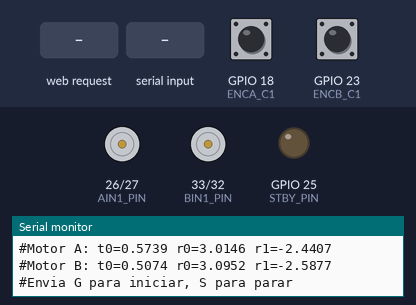
The sketch below on a simulated ESP32. Shown: motor-driver pin pairs drawn as motors (green arrow = first pin HIGH = forward, orange = second pin HIGH = backward, longer = more drive, scaled by the enable pin, stopped while the standby pin is LOW), output pins drawn as LEDs (lit = HIGH), the last lines printed to the serial monitor. The test bench sets the inputs (shaded band); at power-on: GPIO 18 (ENCA_C1) HIGH, GPIO 23 (ENCB_C1) HIGH.

Above: at 2.2 s.
2.3 s: HTTP request GET /start received
At 2.7 s:
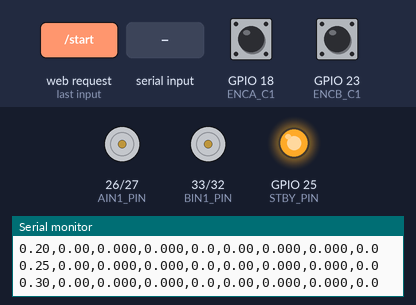
At 3.5 s:
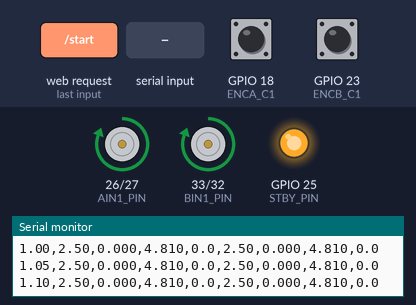
5.3 s: "S90\n" received over Serial
At 5.8 s:
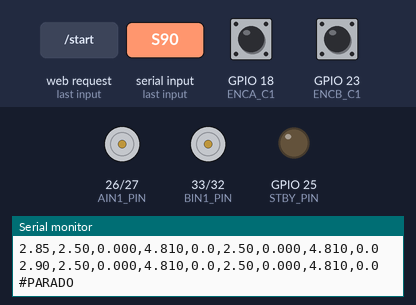
Timing chart, 0 to 8.3 s (numbered marks = the images above; inputs shaded):
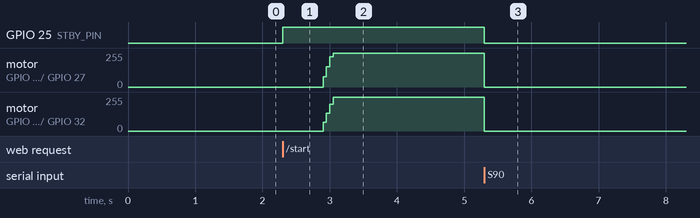

Measured:
- after the input at 2.3 s, GPIO 25 (STBY_PIN): LOW → HIGH at once; motor on GPIO 26 (AIN1_PIN) / GPIO 27 (AIN2_PIN), motor on GPIO 33 (BIN1_PIN) / GPIO 32 (BIN2_PIN): stopped → forward 255/255 after 0.60 s
- after the input at 5.3 s, GPIO 25 (STBY_PIN): HIGH → LOW after 0.00 s instead of 3.1 s

The sketch:

rst_esp32_wifi.ino
```cpp
#include <Arduino.h>
#include <math.h>
#include <WiFi.h>
#include <WebServer.h>

// =====================================================================
// LAB 6 - RST discreto en ESP32 + TB6612   (A = izquierdo, B = derecho)
// Ley de control:  u(k) = u(k-1) + t0*r(k-1) - r0*y(k) - r1*y(k-1)
//
// UNIDADES (iguales a tu identificacion):
//   u = voltaje PWM [V]            = pwm/255 * V_ALIMENTACION
//   y = voltaje equivalente [V]    = rpm / K_RPM_POR_V
//   r = referencia en voltaje equivalente [V]
//
// Comandos por Serial:  G = iniciar experimento   S = parar
// WiFi: red "MotorTest" (clave motores123) -> abrir http://192.168.4.1/
//       La pagina inicia el ensayo y grafica los dos motores en vivo.
// =====================================================================

// ---------- PINES TB6612 (iguales a tu codigo de identificacion) ----------
#define PWMA_PIN 14
#define AIN1_PIN 26
#define AIN2_PIN 27
#define STBY_PIN 25
#define PWMB_PIN 13
#define BIN1_PIN 33
#define BIN2_PIN 32

// ---------- ENCODERS (se cuenta cada flanco del canal C1) ----------
#define ENCA_C1 18
#define ENCB_C1 23
const double CPR_A = 69.8;     // cuentas por vuelta de salida
const double CPR_B = 78.3;

// ---------- CALIBRACION ----------
const double V_ALIM   = 4.81;    // alimentacion [V]
const double K_RPM_V_A = 516.1;  // rpm por voltio equivalente
const double K_RPM_V_B = 413.1;
#define PWM_FREQ 20000
#define PWM_RES  8

// ---------- PARAMETROS DEL DISENO (iguales a la simulacion) ----------
const double TS   = 0.05;   // periodo de muestreo [s]
const double ZETA = 0.8;
const double KTS  = 0.6;    // ts deseado = 0.6 * ts lazo abierto

// ---------- EXPERIMENTO (misma forma que en Simulink) ----------
const double REF_V   = 2.5;   // escalon de referencia [V equivalentes] (~1290 rpm en A)
const double T_REF   = 0.5;   // instante del escalon [s]
const double T_DIST  = 3.5;   // instante de la perturbacion [s]
const double DIST_V  = -0.5;  // perturbacion sumada al voltaje aplicado [V]
const double T_FIN   = 6.0;   // duracion total [s]

// ---------- WIFI (punto de acceso) ----------
const char* WIFI_SSID     = "MotorTest";
const char* WIFI_PASSWORD = "motores123";
WebServer server(80);

// ---------- BUFFER DE DATOS DEL ENSAYO ----------
struct Fila { float t, r, yA, uA, rpmA, yB, uB, rpmB; };
const int MAX_FILAS = 130;          // T_FIN/TS + 1 = 121 filas
Fila datos[MAX_FILAS];
volatile int nFilas = 0;

// ---------- ENCODER (conteo de flancos) ----------
volatile unsigned long cuentasA = 0, cuentasB = 0;
void IRAM_ATTR isrA() { cuentasA++; }
void IRAM_ATTR isrB() { cuentasB++; }

// ---------- MOTOR + CONTROLADOR ----------
struct Motor {
  int pinPWM, pinIN1, pinIN2;
  double K, tau;               // planta identificada
  double kRpmV, cpr;           // calibracion de velocidad
  double r0, r1, t0;           // coeficientes RST (se calculan en disenar())
  double uPrev, yPrev, rPrev;  // memoria del controlador
};

Motor motores[2] = {
  // PWM       IN1       IN2       K       tau     kRpmV      cpr    r0 r1 t0  u y r
  { PWMA_PIN, AIN1_PIN, AIN2_PIN, 0.7857, 0.4191, K_RPM_V_A, CPR_A, 0, 0, 0, 0, 0, 0 },  // A (izq)
  { PWMB_PIN, BIN1_PIN, BIN2_PIN, 0.7642, 0.4981, K_RPM_V_B, CPR_B, 0, 0, 0, 0, 0, 0 }   // B (der)
};

bool corriendo = false;
unsigned long tSiguiente = 0;   // proximo instante de muestreo [us]
long k = 0;                     // contador de muestras

// Diseno RST por asignacion de polos (misma formula que en MATLAB)
void disenar(int i) {
  Motor &m = motores[i];
  double a1 = -exp(-TS / m.tau);
  double b1 = m.K * (1.0 - exp(-TS / m.tau));
  double wn = 4.0 / (ZETA * KTS * 4.0 * m.tau);
  double sigma = ZETA * wn;
  double wd = wn * sqrt(1.0 - ZETA * ZETA);
  double p1 = -2.0 * exp(-sigma * TS) * cos(wd * TS);
  double p0 = exp(-2.0 * sigma * TS);
  m.r0 = (p1 - a1 + 1.0) / b1;
  m.r1 = (p0 + a1) / b1;
  m.t0 = (1.0 + p1 + p0) / b1;
}

void adelante(int i) {
  digitalWrite(motores[i].pinIN1, HIGH);
  digitalWrite(motores[i].pinIN2, LOW);
}

void parar() {
  corriendo = false;
  for (int i = 0; i < 2; i++) {
    ledcWrite(motores[i].pinPWM, 0);
    digitalWrite(motores[i].pinIN1, LOW);
    digitalWrite(motores[i].pinIN2, LOW);
  }
  digitalWrite(STBY_PIN, LOW);
}

// Un paso del controlador. Devuelve u [V] (antes de la perturbacion).
double pasoRST(int i, double r, double y, double distV) {
  Motor &m = motores[i];
  double u = m.uPrev + m.t0 * m.rPrev - m.r0 * y - m.r1 * m.yPrev;
  u = constrain(u, 0.0, V_ALIM);                 // saturacion + anti-windup
  double uAplicado = constrain(u + distV, 0.0, V_ALIM);
  int pwm = (int)round(uAplicado / V_ALIM * 255.0);
  ledcWrite(m.pinPWM, pwm);
  m.uPrev = u;  m.yPrev = y;  m.rPrev = r;
  return u;
}

void iniciar();   // declaracion adelantada

// =====================================================================
//                         PAGINA WEB
// =====================================================================
const char PAGINA[] PROGMEM = R"HTML(
<!DOCTYPE html><html><head><meta charset="utf-8">
<meta name="viewport" content="width=device-width, initial-scale=1">
<title>RST Motores</title>
<style>
body{font-family:sans-serif;margin:0;padding:12px;background:#f4f4f4;color:#222}
h2{margin:6px 0}
button,a.b{font-size:16px;padding:10px 18px;margin:4px;border:none;border-radius:8px;
 color:#fff;text-decoration:none;display:inline-block;cursor:pointer}
.go{background:#16a34a}.st{background:#dc2626}.dl{background:#2563eb}
canvas{width:100%;background:#fff;border:1px solid #ccc;border-radius:6px;margin-bottom:8px}
table{border-collapse:collapse;background:#fff;margin:6px 0}
td,th{border:1px solid #ccc;padding:5px 10px;text-align:center}
.ok{color:#16a34a;font-weight:bold}.no{color:#dc2626;font-weight:bold}
#estado{margin:4px;font-weight:bold}
</style></head><body>
<h2>Controlador RST - Motor A (izq) y Motor B (der)</h2>
<button class="go" onclick="iniciar()">Iniciar ensayo</button>
<button class="st" onclick="fetch('/parar')">Parar</button>
<a class="b dl" href="/datos.csv">Descargar CSV</a>
<div id="estado">Listo.</div>
<canvas id="c1" height="240"></canvas>
<canvas id="c2" height="240"></canvas>
<canvas id="c3" height="240"></canvas>
<div id="tabla"></div>
<script>
let rows=[], cfg=null;
const COL={A:'#2563eb',B:'#dc2626',R:'#6b7280'};

function plot(id,titulo,series){
  const c=document.getElementById(id);
  const W=c.width=c.clientWidth, H=c.height=240, g=c.getContext('2d');
  g.clearRect(0,0,W,H);
  const L=52,Rm=10,T=24,B=26, xmax=cfg?cfg.tfin:6;
  let ymax=0.001;
  series.forEach(s=>s.y.forEach(v=>{if(v>ymax)ymax=v}));
  ymax*=1.1;
  const X=t=>L+(W-L-Rm)*t/xmax, Y=v=>H-B-(H-B-T)*v/ymax;
  g.font='12px sans-serif'; g.fillStyle='#222'; g.strokeStyle='#ddd';
  for(let i=0;i<=5;i++){const v=ymax*i/5;g.beginPath();g.moveTo(L,Y(v));g.lineTo(W-Rm,Y(v));g.stroke();
    g.fillText(v.toFixed(ymax>50?0:2),4,Y(v)+4);}
  for(let t=0;t<=xmax;t++){g.beginPath();g.moveTo(X(t),T);g.lineTo(X(t),H-B);g.stroke();g.fillText(t+'s',X(t)-8,H-8);}
  if(cfg){g.strokeStyle='#f59e0b';g.setLineDash([4,4]);g.beginPath();
    g.moveTo(X(cfg.tdist),T);g.lineTo(X(cfg.tdist),H-B);g.stroke();g.setLineDash([]);
    g.fillStyle='#f59e0b';g.fillText('perturbacion',X(cfg.tdist)+3,T+10);}
  g.fillStyle='#222';g.font='bold 13px sans-serif';g.fillText(titulo,L,14);
  let lx=L+200;
  series.forEach(s=>{
    g.strokeStyle=s.color;g.lineWidth=2;g.setLineDash(s.dash?[6,4]:[]);g.beginPath();
    s.y.forEach((v,i)=>{const x=X(rows[i][0]),y=Y(v);i?g.lineTo(x,y):g.moveTo(x,y)});g.stroke();
    g.setLineDash([]);g.lineWidth=1;g.fillStyle=s.color;g.fillRect(lx,6,14,4);
    g.fillStyle='#222';g.fillText(s.name,lx+18,12);lx+=90;});
}

function dibujar(){
  const col=k=>rows.map(r=>r[k]);
  plot('c1','Velocidad (V equivalentes)',[
    {name:'ref',y:col(1),color:COL.R,dash:1},
    {name:'Motor A',y:col(2),color:COL.A},{name:'Motor B',y:col(5),color:COL.B}]);
  plot('c2','Senal de control u (V)',[
    {name:'Motor A',y:col(3),color:COL.A},{name:'Motor B',y:col(6),color:COL.B}]);
  plot('c3','Velocidad (rpm)',[
    {name:'Motor A',y:col(4),color:COL.A},{name:'Motor B',y:col(7),color:COL.B}]);
}

function metr(col){
  const r=cfg.ref, pre=rows.filter(x=>x[0]>=cfg.tref&&x[0]<cfg.tdist);
  if(pre.length<5) return null;
  const ys=pre.map(x=>x[col]);
  const Mp=Math.max(0,(Math.max(...ys)-r)/r*100);
  const yf=ys.slice(-5).reduce((a,b)=>a+b)/5;
  const ess=Math.abs(r-yf)/r*100;
  let ts=0;
  for(let i=ys.length-1;i>=0;i--){ if(Math.abs(ys[i]-r)>0.02*r){ts=(i+1)*cfg.ts;break;} }
  return {Mp,ess,ts};
}

function tabla(){
  const mA=metr(2), mB=metr(5);
  if(!mA||!mB){document.getElementById('tabla').innerHTML='';return;}
  const f=(v,lim)=>'<td class="'+(v<=lim?'ok':'no')+'">'+v.toFixed(2)+'</td>';
  document.getElementById('tabla').innerHTML=
   '<table><tr><th></th><th>ts [s]</th><th>Mp [%]</th><th>essp [%]</th></tr>'+
   '<tr><th>Limite A</th><td>'+cfg.tsA.toFixed(3)+'</td><td>4.0</td><td>1.0</td></tr>'+
   '<tr><th>Motor A</th>'+f(mA.ts,cfg.tsA)+f(mA.Mp,4)+f(mA.ess,1)+'</tr>'+
   '<tr><th>Limite B</th><td>'+cfg.tsB.toFixed(3)+'</td><td>4.0</td><td>1.0</td></tr>'+
   '<tr><th>Motor B</th>'+f(mB.ts,cfg.tsB)+f(mB.Mp,4)+f(mB.ess,1)+'</tr></table>';
}

async function poll(){
  try{
    const d=await (await fetch('/datos?desde='+rows.length)).json();
    cfg=d.cfg; rows=rows.concat(d.f); dibujar();
    if(d.run){document.getElementById('estado').textContent='Ensayo en curso... t = '+
        (rows.length?rows[rows.length-1][0].toFixed(2):'0')+' s'; setTimeout(poll,400);}
    else{document.getElementById('estado').textContent=rows.length?'Ensayo terminado ('+rows.length+' muestras).':'Listo.';
        tabla();}
  }catch(e){document.getElementById('estado').textContent='Sin conexion con el ESP32';}
}
async function iniciar(){ rows=[]; await fetch('/start'); poll(); }
window.onload=poll;
</script></body></html>
)HTML";

void handleRoot() { server.send(200, "text/html", PAGINA); }

void handleStart() {
  if (!corriendo) iniciar();
  server.send(200, "text/plain", "ok");
}

void handleParar() {
  parar();
  server.send(200, "text/plain", "ok");
}

// JSON incremental: devuelve las filas desde el indice "desde"
void handleDatos() {
  int desde = server.hasArg("desde") ? server.arg("desde").toInt() : 0;
  if (desde < 0) desde = 0;
  int n = nFilas;
  int hasta = n;
  if (hasta - desde > 60) hasta = desde + 60;     // limite por respuesta

  String j;
  j.reserve(4096);
  j += "{\"run\":"; j += (corriendo ? "1" : "0");
  j += ",\"cfg\":{\"ref\":"; j += String(REF_V, 3);
  j += ",\"tref\":"; j += String(T_REF, 2);
  j += ",\"tdist\":"; j += String(T_DIST, 2);
  j += ",\"tfin\":"; j += String(T_FIN, 2);
  j += ",\"ts\":"; j += String(TS, 3);
  j += ",\"tsA\":"; j += String(0.7 * 4.0 * motores[0].tau, 3);
  j += ",\"tsB\":"; j += String(0.7 * 4.0 * motores[1].tau, 3);
  j += "},\"f\":[";
  for (int i = desde; i < hasta; i++) {
    if (i > desde) j += ",";
    j += "["; j += String(datos[i].t, 2);
    j += ","; j += String(datos[i].r, 2);
    j += ","; j += String(datos[i].yA, 3);
    j += ","; j += String(datos[i].uA, 3);
    j += ","; j += String(datos[i].rpmA, 1);
    j += ","; j += String(datos[i].yB, 3);
    j += ","; j += String(datos[i].uB, 3);
    j += ","; j += String(datos[i].rpmB, 1);
    j += "]";
  }
  j += "]}";
  server.send(200, "application/json", j);
}

void handleCSV() {
  String c;
  c.reserve(9000);
  c += "t,rA,yA,uA,rpmA,rB,yB,uB,rpmB\n";
  int n = nFilas;
  for (int i = 0; i < n; i++) {
    c += String(datos[i].t, 2);   c += ",";
    c += String(datos[i].r, 2);   c += ",";
    c += String(datos[i].yA, 3);  c += ",";
    c += String(datos[i].uA, 3);  c += ",";
    c += String(datos[i].rpmA, 1); c += ",";
    c += String(datos[i].r, 2);   c += ",";
    c += String(datos[i].yB, 3);  c += ",";
    c += String(datos[i].uB, 3);  c += ",";
    c += String(datos[i].rpmB, 1); c += "\n";
  }
  server.sendHeader("Content-Disposition", "attachment; filename=motores_real.csv");
  server.send(200, "text/csv", c);
}

void iniciar() {
  for (int i = 0; i < 2; i++) {
    motores[i].uPrev = 0; motores[i].yPrev = 0; motores[i].rPrev = 0;
  }
  noInterrupts(); cuentasA = 0; cuentasB = 0; interrupts();
  digitalWrite(STBY_PIN, HIGH);
  adelante(0); adelante(1);
  k = 0;
  nFilas = 0;
  Serial.println("#INICIO");
  Serial.println("t,rA,yA,uA,rpmA,rB,yB,uB,rpmB");
  tSiguiente = micros() + (unsigned long)(TS * 1e6);
  corriendo = true;
}

void setup() {
  Serial.begin(115200);
  delay(1000);

  pinMode(AIN1_PIN, OUTPUT); pinMode(AIN2_PIN, OUTPUT);
  pinMode(BIN1_PIN, OUTPUT); pinMode(BIN2_PIN, OUTPUT);
  pinMode(STBY_PIN, OUTPUT);
  ledcAttach(PWMA_PIN, PWM_FREQ, PWM_RES);
  ledcAttach(PWMB_PIN, PWM_FREQ, PWM_RES);

  pinMode(ENCA_C1, INPUT_PULLUP);
  pinMode(ENCB_C1, INPUT_PULLUP);
  attachInterrupt(digitalPinToInterrupt(ENCA_C1), isrA, CHANGE);
  attachInterrupt(digitalPinToInterrupt(ENCB_C1), isrB, CHANGE);

  disenar(0);
  disenar(1);
  parar();

  WiFi.softAP(WIFI_SSID, WIFI_PASSWORD);
  server.on("/", handleRoot);
  server.on("/start", handleStart);
  server.on("/parar", handleParar);
  server.on("/datos", handleDatos);
  server.on("/datos.csv", handleCSV);
  server.begin();
  Serial.println("#WiFi: red MotorTest (clave motores123) -> http://192.168.4.1/");

  Serial.println("#--- RST ESP32 (TB6612) ---");
  Serial.printf("#Motor A: t0=%.4f r0=%.4f r1=%.4f\n", motores[0].t0, motores[0].r0, motores[0].r1);
  Serial.printf("#Motor B: t0=%.4f r0=%.4f r1=%.4f\n", motores[1].t0, motores[1].r0, motores[1].r1);
  Serial.println("#Envia G para iniciar, S para parar");
}

void loop() {
  server.handleClient();
  if (Serial.available() > 0) {
    char c = Serial.read();
    if (c == 'G' || c == 'g') iniciar();
    if (c == 'S' || c == 's') { parar(); Serial.println("#PARADO"); }
  }
  if (!corriendo) return;

  if ((long)(micros() - tSiguiente) < 0) return;   // aun no toca muestrear
  tSiguiente += (unsigned long)(TS * 1e6);

  // --- leer encoders: cuentas en este periodo -> rpm -> voltaje equivalente ---
  noInterrupts();
  unsigned long cA = cuentasA, cB = cuentasB;
  cuentasA = 0; cuentasB = 0;
  interrupts();
  double rpmA = (cA / motores[0].cpr) * (60.0 / TS);
  double rpmB = (cB / motores[1].cpr) * (60.0 / TS);
  double yA = rpmA / motores[0].kRpmV;
  double yB = rpmB / motores[1].kRpmV;

  // --- referencia y perturbacion segun el tiempo ---
  double t     = k * TS;
  double r     = (t >= T_REF)  ? REF_V  : 0.0;
  double distV = (t >= T_DIST) ? DIST_V : 0.0;

  // --- controladores ---
  double uA = pasoRST(0, r, yA, distV);
  double uB = pasoRST(1, r, yB, distV);

  if (k < MAX_FILAS) {
    datos[k] = { (float)t, (float)r, (float)yA, (float)uA, (float)rpmA,
                 (float)yB, (float)uB, (float)rpmB };
    nFilas = k + 1;
  }

  Serial.printf("%.2f,%.2f,%.3f,%.3f,%.1f,%.2f,%.3f,%.3f,%.1f\n",
                t, r, yA, uA, rpmA, r, yB, uB, rpmB);

  k++;
  if (t >= T_FIN) {
    parar();
    Serial.println("#FIN");
  }
}
```
